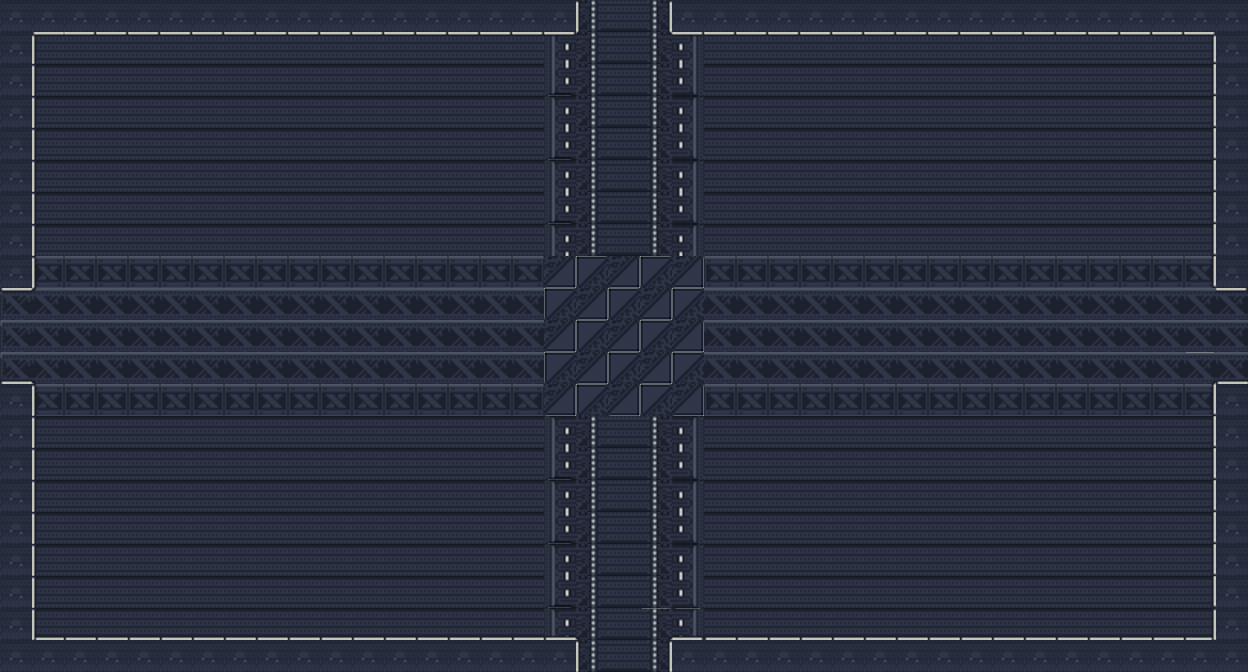

A 2D game scene composited from a Tiled map and its tileset images. What follows is a short description and the map's XML, with every tile layer's data as written:
An orthogonal 39x21 tile map with 32x32 px tiles, 3 tile layers (fundo, paredes, paredes2) and 1 object.

<map version="1.9" tiledversion="1.9.1" orientation="orthogonal" renderorder="right-down" width="39" height="21" tilewidth="32" tileheight="32" infinite="0" nextlayerid="6" nextobjectid="3">
 <tileset firstgid="1" name="industriatiled" tilewidth="32" tileheight="32" tilecount="1024" columns="32">
  <image source="industriatiled.PNG" width="1024" height="1024" />
 </tileset>
 <layer id="1" name="fundo" width="39" height="21">
  <data encoding="csv">
199,199,199,199,199,199,199,199,199,199,199,199,199,199,199,199,199,199,230,232,233,199,199,199,199,199,199,199,199,199,199,199,199,199,199,199,199,199,199,
199,199,199,199,199,199,199,199,199,199,199,199,199,199,199,199,199,197,230,232,233,202,199,199,199,199,199,199,199,199,199,199,199,199,199,199,199,199,199,
199,199,199,199,199,199,199,199,199,199,199,199,199,199,199,199,199,229,230,232,233,234,199,199,199,199,199,199,199,199,199,199,199,199,199,199,199,199,199,
199,199,199,199,199,199,199,199,199,199,199,199,199,199,199,199,199,197,230,232,233,202,199,199,199,199,199,199,199,199,199,199,199,199,199,199,199,199,199,
199,199,199,199,199,199,199,199,199,199,199,199,199,199,199,199,199,229,230,232,233,234,199,199,199,199,199,199,199,199,199,199,199,199,199,199,199,199,199,
199,199,199,199,199,199,199,199,199,199,199,199,199,199,199,199,199,197,230,232,233,202,199,199,199,199,199,199,199,199,199,199,199,199,199,199,199,199,199,
199,199,199,199,199,199,199,199,199,199,199,199,199,199,199,199,199,229,230,232,233,234,199,199,199,199,199,199,199,199,199,199,199,199,199,199,199,199,199,
199,199,199,199,199,199,199,199,199,199,199,199,199,199,199,199,199,197,230,232,233,202,199,199,199,199,199,199,199,199,199,199,199,199,199,199,199,199,199,
199,6,6,6,6,6,6,6,6,6,6,6,6,6,6,6,6,455,422,455,422,455,6,6,6,6,6,6,6,6,6,6,6,6,6,6,6,6,199,
13,14,14,14,14,14,14,14,14,14,14,14,14,14,14,14,14,422,455,422,455,422,14,14,14,14,14,14,14,14,14,14,14,14,14,14,14,14,14,
13,14,14,14,14,14,14,14,14,14,14,14,14,14,14,14,14,455,422,455,422,455,14,14,14,14,14,14,14,14,14,14,14,14,14,14,14,14,14,
13,14,14,14,14,14,14,14,14,14,14,14,14,14,14,14,14,422,455,422,455,422,14,14,14,14,14,14,14,14,14,14,14,14,14,14,14,14,14,
199,6,6,6,6,6,6,6,6,6,6,6,6,6,6,6,6,455,422,455,422,455,6,6,6,6,6,6,6,6,6,6,6,6,6,6,6,6,199,
199,199,199,199,199,199,199,199,199,199,199,199,199,199,199,199,199,197,230,232,233,202,199,199,199,199,199,199,199,199,199,199,199,199,199,199,199,199,199,
199,199,199,199,199,199,199,199,199,199,199,199,199,199,199,199,199,229,230,232,233,234,199,199,199,199,199,199,199,199,199,199,199,199,199,199,199,199,199,
199,199,199,199,199,199,199,199,199,199,199,199,199,199,199,199,199,197,230,232,233,202,199,199,199,199,199,199,199,199,199,199,199,199,199,199,199,199,199,
199,199,199,199,199,199,199,199,199,199,199,199,199,199,199,199,199,229,230,232,233,234,199,199,199,199,199,199,199,199,199,199,199,199,199,199,199,199,199,
199,199,199,199,199,199,199,199,199,199,199,199,199,199,199,199,199,197,230,232,233,202,199,199,199,199,199,199,199,199,199,199,199,199,199,199,199,199,199,
199,199,199,199,199,199,199,199,199,199,199,199,199,199,199,199,199,229,230,232,233,234,199,199,199,199,199,199,199,199,199,199,199,199,199,199,199,199,199,
199,199,199,199,199,199,199,199,199,199,199,199,199,199,199,199,199,197,230,232,233,202,199,199,199,199,199,199,199,199,199,199,199,199,199,199,199,199,199,
199,199,199,199,199,199,199,199,199,199,199,199,199,199,199,199,199,199,230,232,233,199,199,199,199,199,199,199,199,199,199,199,199,199,199,199,199,199,199
</data>
 </layer>
 <layer id="2" name="paredes" width="39" height="21">
  <data encoding="csv">
356,356,356,356,356,356,356,356,356,356,356,356,356,356,356,356,356,356,0,0,0,356,356,356,356,356,356,356,356,356,356,356,356,356,356,356,356,356,356,
356,456,486,486,486,486,486,486,486,486,486,486,486,486,486,486,486,486,0,0,0,486,486,486,486,486,486,486,486,486,486,486,486,486,486,486,486,421,356,
356,456,0,0,0,0,0,0,0,0,0,0,0,0,0,0,0,0,0,0,0,0,0,0,0,0,0,0,0,0,0,0,0,0,0,0,0,421,356,
356,456,0,0,0,0,0,0,0,0,0,0,0,0,0,0,0,0,0,0,0,0,0,0,0,0,0,0,0,0,0,0,0,0,0,0,0,421,356,
356,456,0,0,0,0,0,0,0,0,0,0,0,0,0,0,0,0,0,0,0,0,0,0,0,0,0,0,0,0,0,0,0,0,0,0,0,421,356,
356,456,0,0,0,0,0,0,0,0,0,0,0,0,0,0,0,0,0,0,0,0,0,0,0,0,0,0,0,0,0,0,0,0,0,0,0,421,356,
356,456,0,0,0,0,0,0,0,0,0,0,0,0,0,0,0,0,0,0,0,0,0,0,0,0,0,0,0,0,0,0,0,0,0,0,0,421,356,
356,456,0,0,0,0,0,0,0,0,0,0,0,0,0,0,0,0,0,0,0,0,0,0,0,0,0,0,0,0,0,0,0,0,0,0,0,421,356,
356,456,0,0,0,0,0,0,0,0,0,0,0,0,0,0,0,0,0,0,0,0,0,0,0,0,0,0,0,0,0,0,0,0,0,0,0,421,356,
487,488,0,0,0,0,0,0,0,0,0,0,0,0,0,0,0,0,0,0,0,0,0,0,0,0,0,0,0,0,0,0,0,0,0,0,0,0,486,
0,0,0,0,0,0,0,0,0,0,0,0,0,0,0,0,0,0,0,0,0,0,0,0,0,0,0,0,0,0,0,0,0,0,0,0,0,0,0,
391,392,0,0,0,0,0,0,0,0,0,0,0,0,0,0,0,0,0,0,0,0,0,0,0,0,0,0,0,0,0,0,0,0,0,0,0,389,391,
356,456,0,0,0,0,0,0,0,0,0,0,0,0,0,0,0,0,0,0,0,0,0,0,0,0,0,0,0,0,0,0,0,0,0,0,0,421,356,
356,456,0,0,0,0,0,0,0,0,0,0,0,0,0,0,0,0,0,0,0,0,0,0,0,0,0,0,0,0,0,0,0,0,0,0,0,421,356,
356,456,0,0,0,0,0,0,0,0,0,0,0,0,0,0,0,0,0,0,0,0,0,0,0,0,0,0,0,0,0,0,0,0,0,0,0,421,356,
356,456,0,0,0,0,0,0,0,0,0,0,0,0,0,0,0,0,0,0,0,0,0,0,0,0,0,0,0,0,0,0,0,0,0,0,0,421,356,
356,456,0,0,0,0,0,0,0,0,0,0,0,0,0,0,0,0,0,0,0,0,0,0,0,0,0,0,0,0,0,0,0,0,0,0,0,421,356,
356,456,0,0,0,0,0,0,0,0,0,0,0,0,0,0,0,0,0,0,0,0,0,0,0,0,0,0,0,0,0,0,0,0,0,0,0,421,356,
356,456,0,0,0,0,0,0,0,0,0,0,0,0,0,0,0,0,0,0,0,0,0,0,0,0,0,0,0,0,0,0,0,0,0,0,0,421,356,
356,391,391,391,391,391,391,391,391,391,391,391,391,391,391,391,391,391,0,0,0,390,391,391,391,391,391,391,391,391,391,391,391,391,391,391,391,391,356,
356,356,356,356,356,356,356,356,356,356,356,356,356,356,356,356,356,356,0,0,0,356,356,356,356,356,356,356,356,356,356,356,356,356,356,356,356,356,356
</data>
 </layer>
 <layer id="4" name="paredes2" width="39" height="21">
  <data encoding="csv">
0,0,0,0,0,0,0,0,0,0,0,0,0,0,0,0,0,0,456,0,453,0,0,0,0,0,0,0,0,0,0,0,0,0,0,0,0,0,0,
0,487,0,0,0,0,0,0,0,0,0,0,0,0,0,0,0,0,488,0,485,0,0,0,0,0,0,0,0,0,0,0,0,0,0,0,0,486,0,
0,0,0,0,0,0,0,0,0,0,0,0,0,0,0,0,0,0,0,0,0,0,0,0,0,0,0,0,0,0,0,0,0,0,0,0,0,0,0,
0,0,0,0,0,0,0,0,0,0,0,0,0,0,0,0,0,0,0,0,0,0,0,0,0,0,0,0,0,0,0,0,0,0,0,0,0,0,0,
0,0,0,0,0,0,0,0,0,0,0,0,0,0,0,0,0,0,0,0,0,0,0,0,0,0,0,0,0,0,0,0,0,0,0,0,0,0,0,
0,0,0,0,0,0,0,0,0,0,0,0,0,0,0,0,0,0,0,0,0,0,0,0,0,0,0,0,0,0,0,0,0,0,0,0,0,0,0,
0,0,0,0,0,0,0,0,0,0,0,0,0,0,0,0,0,0,0,0,0,0,0,0,0,0,0,0,0,0,0,0,0,0,0,0,0,0,0,
0,0,0,0,0,0,0,0,0,0,0,0,0,0,0,0,0,0,0,0,0,0,0,0,0,0,0,0,0,0,0,0,0,0,0,0,0,0,0,
0,0,0,0,0,0,0,0,0,0,0,0,0,0,0,0,0,0,0,0,0,0,0,0,0,0,0,0,0,0,0,0,0,0,0,0,0,0,0,
0,0,0,0,0,0,0,0,0,0,0,0,0,0,0,0,0,0,0,0,0,0,0,0,0,0,0,0,0,0,0,0,0,0,0,0,0,0,0,
0,0,0,0,0,0,0,0,0,0,0,0,0,0,0,0,0,0,0,0,0,0,0,0,0,0,0,0,0,0,0,0,0,0,0,0,0,0,0,
0,0,0,0,0,0,0,0,0,0,0,0,0,0,0,0,0,0,0,0,0,0,0,0,0,0,0,0,0,0,0,0,0,0,0,0,0,0,0,
0,0,0,0,0,0,0,0,0,0,0,0,0,0,0,0,0,0,0,0,0,0,0,0,0,0,0,0,0,0,0,0,0,0,0,0,0,0,0,
0,0,0,0,0,0,0,0,0,0,0,0,0,0,0,0,0,0,0,0,0,0,0,0,0,0,0,0,0,0,0,0,0,0,0,0,0,0,0,
0,0,0,0,0,0,0,0,0,0,0,0,0,0,0,0,0,0,0,0,0,0,0,0,0,0,0,0,0,0,0,0,0,0,0,0,0,0,0,
0,0,0,0,0,0,0,0,0,0,0,0,0,0,0,0,0,0,0,0,0,0,0,0,0,0,0,0,0,0,0,0,0,0,0,0,0,0,0,
0,0,0,0,0,0,0,0,0,0,0,0,0,0,0,0,0,0,0,0,0,0,0,0,0,0,0,0,0,0,0,0,0,0,0,0,0,0,0,
0,0,0,0,0,0,0,0,0,0,0,0,0,0,0,0,0,0,0,0,0,0,0,0,0,0,0,0,0,0,0,0,0,0,0,0,0,0,0,
0,0,0,0,0,0,0,0,0,0,0,0,0,0,0,0,0,0,0,0,0,0,0,0,0,0,0,0,0,0,0,0,0,0,0,0,0,0,0,
0,456,0,0,0,0,0,0,0,0,0,0,0,0,0,0,0,0,392,0,389,0,0,0,0,0,0,0,0,0,0,0,0,0,0,0,0,453,0,
0,0,0,0,0,0,0,0,0,0,0,0,0,0,0,0,0,0,456,0,453,0,0,0,0,0,0,0,0,0,0,0,0,0,0,0,0,0,0
</data>
 </layer>
 <objectgroup id="3" name="colisao" />
 <objectgroup id="5" name="objetivo">
  <object id="1" x="608" y="320" width="32" height="32" />
 </objectgroup>
</map>
